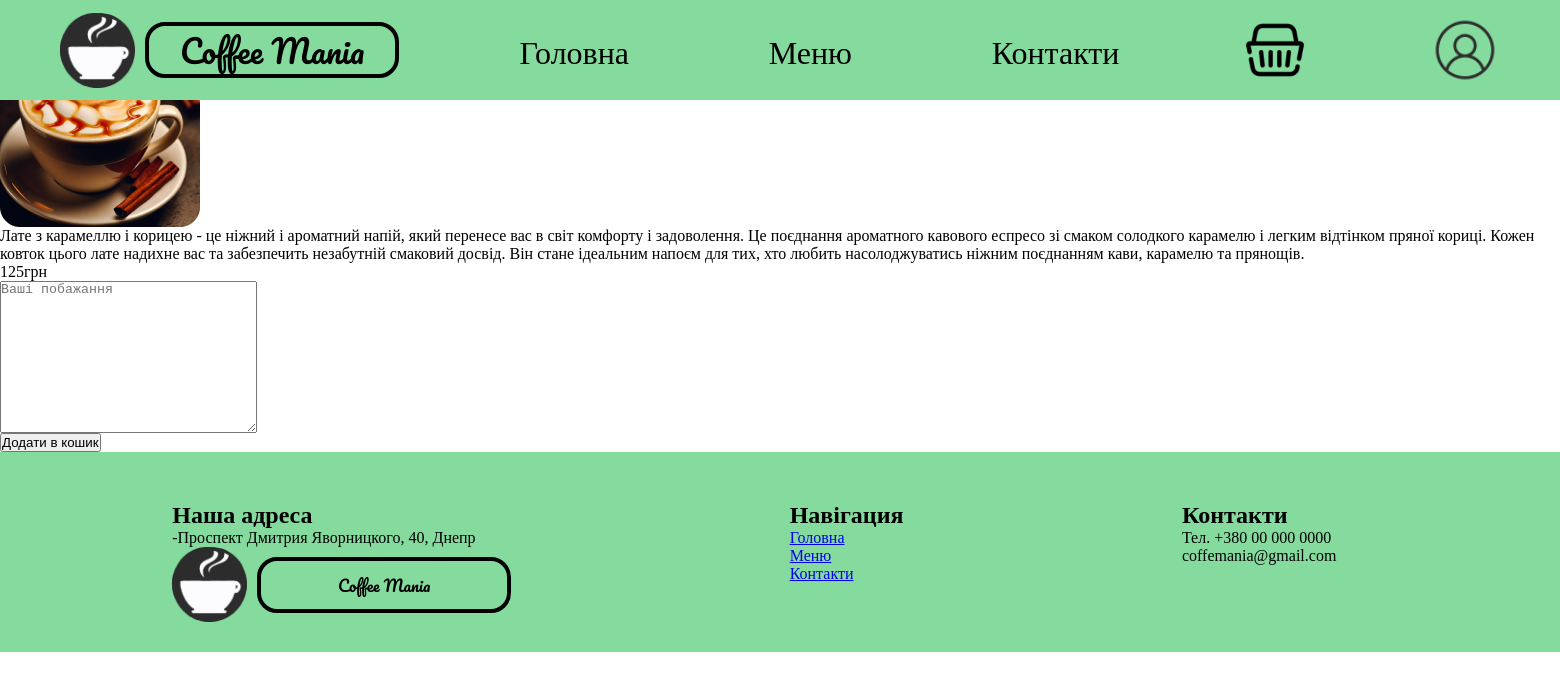
The app's page /menu/2 with its own data.
### shop/models.py (models this page shows, shortened)
class Product(models.Model):
    name = models.CharField(max_length=255)
    image = models.ImageField(upload_to= "products")
    description = models.TextField()
    price = models.CharField(max_length=255)
    def get_absolute_url(self):
        return reverse('product', kwargs = {'product_pk': self.pk})

### shop/views.py (the view, shortened to what this page needs)
# urls.py: path('menu/<product_pk>', show_product, name = 'product'),
def show_product(request, product_pk):
    product = get_object_or_404(Product, pk=product_pk)
    return render(request, 'product/product.html', context={'product': product})

### shop/templates/product/product.html (shortened to what this page needs)
{% extends 'base/base.html' %}
{% block content %}
<div id="content">
    <div class="product-row">
        <h2>{{ product.name }}</h2>
        <img src="{{ product.image.url }}" alt="{{ product.name }}">
        <p class="product-description">{{ product.description }}</p>
        <p class="product-price">{{ product.price }}грн</p>
        <form method="post" id="basket_form">
            <p><textarea name="user-note" cols="30" rows="10" placeholder="Ваші побажання" required></textarea></p>
            <p><button class="add-product-button">Додати в кошик</button></p>
        </form>
    </div>
</div>
{% endblock %}

### user_interface/static/base/base.css (style rules this page uses)
* { margin: 0; padding: 0; box-sizing: border-box; }
body { overflow-x: hidden; }

### records on screen
Product: image (picture), description "Лате з карамеллю і корицею - це ніжний і ароматний напій, який перенесе вас в світ комфорту і задоволення. Це поєднання ароматного кавового еспресо зі смаком солодкого карамелю і легким відтінком пряної кориці. Кожен ковток цього лате надихне вас та забезпечить незабутній смаковий досвід. Він стане ідеальним напоєм для тих, хто любить насолоджуватись ніжним поєднанням кави, карамелю та прянощів.", price "125"
